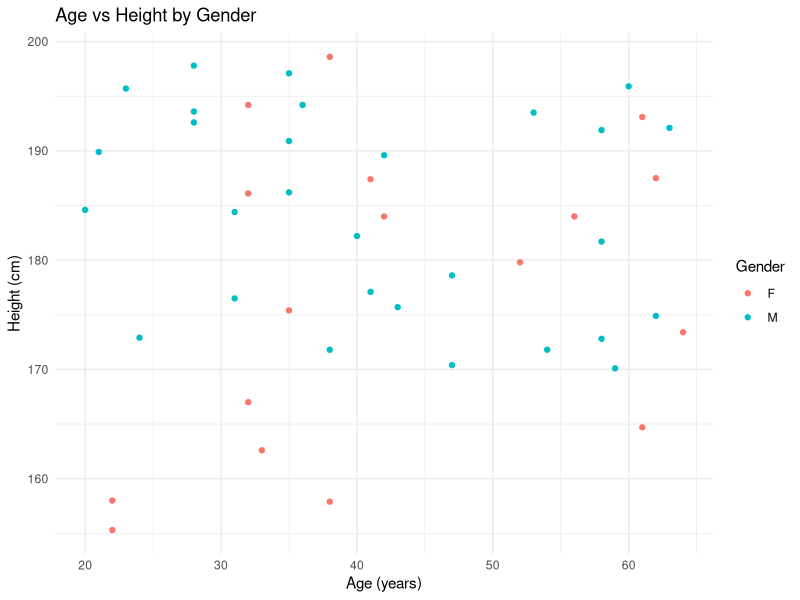
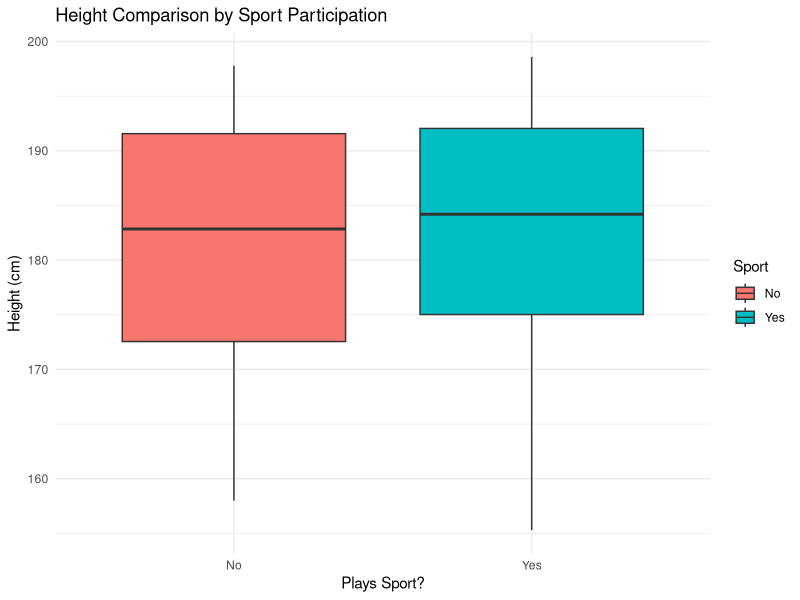
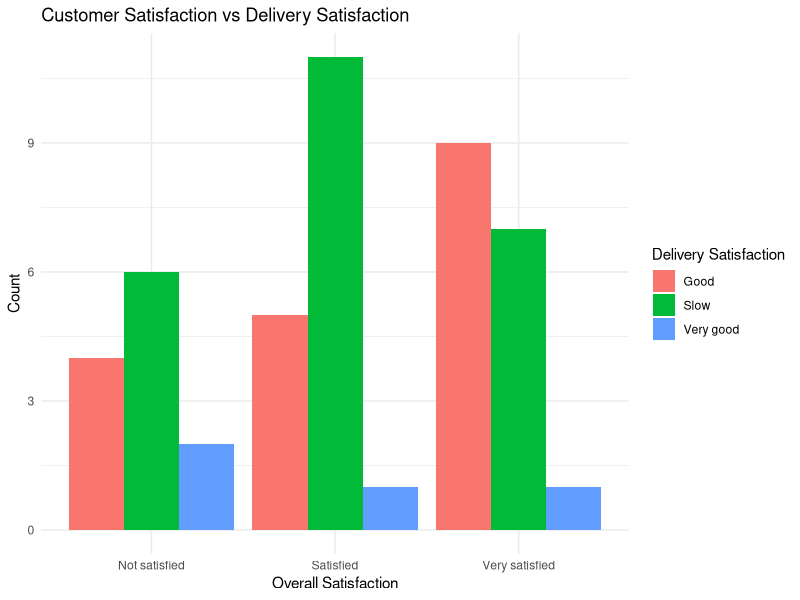
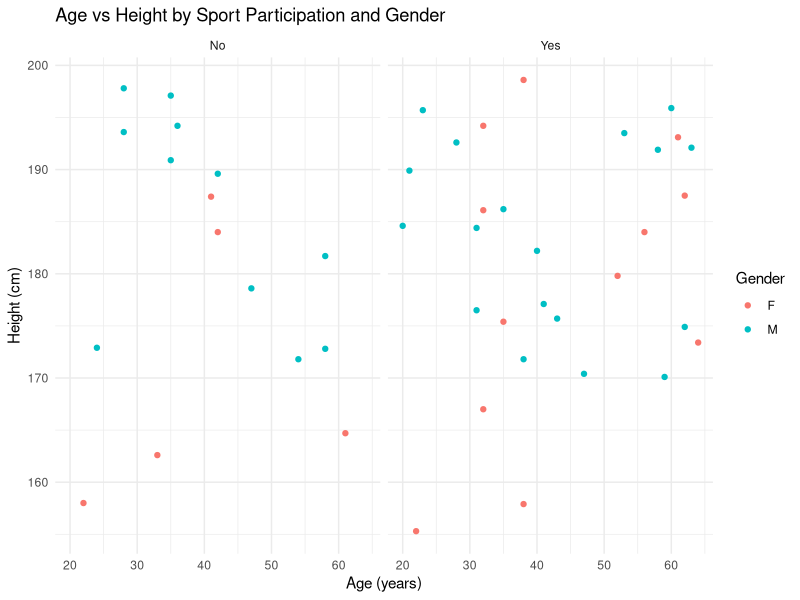

The R script that drew these images, in order:
library(ggplot2)
ali <- read.csv("ali.csv")
View(ali)


# Scatter Plot: Age vs Height (colored by Gender)

ggplot(data = ali) +
  geom_point(mapping = aes(x = Age, y = Height_cm, color = Gender)) +
  labs(
    title = "Age vs Height by Gender",
    x = "Age (years)",
    y = "Height (cm)",
    color = "Gender"
  ) +
  theme_minimal()


# Boxplot: Height by Sport Participation


ggplot(data = ali) +
  geom_boxplot(mapping = aes(x = Sport, y = Height_cm, fill = Sport)) +
  labs(
    title = "Height Comparison by Sport Participation",
    x = "Plays Sport?",
    y = "Height (cm)",
    fill = "Sport"
  ) +
  theme_minimal()


# Bar Chart: Satisfaction vs Delivery Satisfaction

ggplot(data = ali) +
  geom_bar(mapping = aes(x = Satisfaction, fill = Delivery_Satisfaction), position = "dodge") +
  labs(
    title = "Customer Satisfaction vs Delivery Satisfaction",
    x = "Overall Satisfaction",
    y = "Count",
    fill = "Delivery Satisfaction"
  ) +
  theme_minimal()


# Faceted Scatter Plot: Age vs Height by Sport

ggplot(data = ali) +
  geom_point(mapping = aes(x = Age, y = Height_cm, color = Gender)) +
  facet_wrap(~ Sport) +
  labs(
    title = "Age vs Height by Sport Participation and Gender",
    x = "Age (years)",
    y = "Height (cm)",
    color = "Gender"
  ) +
  theme_minimal()


